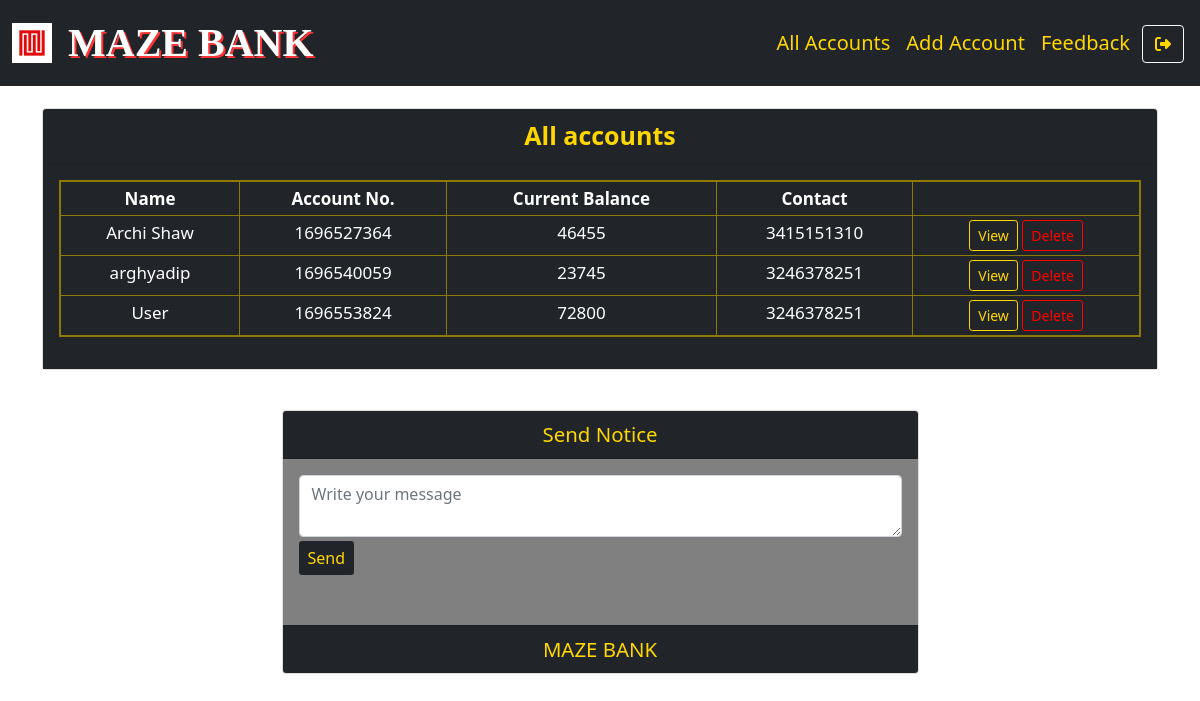
/mallaccounts.php (signed in), run on the app's committed database.
### tables this page shows
CREATE TABLE `users` (
  `email` varchar(100) NOT NULL,
  `password` varchar(15) NOT NULL,
  `accountno` bigint(10) NOT NULL,
  `name` varchar(20) NOT NULL,
  `uid` varchar(20) NOT NULL,
  `gender` text NOT NULL,
  `phnno` bigint(10) NOT NULL,
  `address` varchar(1000) NOT NULL,
  `dob` date NOT NULL,
  `balance` bigint(10) NOT NULL DEFAULT 0
);

### mallaccounts.php (the view, shortened to what this page needs)
<?php
$conn = new mysqli("localhost", "root", "", "bank");
?>
<!DOCTYPE html>
<html lang="en">
<head>
    <link href="https://cdn.jsdelivr.net/npm/bootstrap@5.0.1/dist/css/bootstrap.min.css" rel="stylesheet">
</head>
<body>
    <body style="background: url(images/135.jpg); background-size: 100%;">
        <nav class="navbar navbar-expand-lg navbar-dark bg-dark fixed-top">
            <div class="container-fluid ">
            <img src="images/logo.jpg" style="height: 5vh;width: 5vh;"/><a class="navbar-brand " href="#" style="color: white; text-shadow: 2px 2px rgb(255, 51, 51); font-size: 40px; font-family: 'Times New Roman', Times, serif;margin-left: 2vh;font-weight:bold;">  MAZE BANK</a>
              <div class="collapse navbar-collapse " id="navbarSupportedContent">
                <ul class="navbar-nav ms-auto">
                  <li class="nav-item">
                      <a class="nav-link" href="#" style="font-size: 20px;color:gold">All Accounts</a>
                  </li>
                  <li class="nav-item">
                    <a class="nav-link" href="mregistration.php" style="font-size: 20px;color:gold">Add Account</a>
                  </li>
                  <li class="nav-item">
                    <a class="nav-link" href="mfeedback.php" style="font-size: 20px;color:gold">Feedback</a>
                  </li>
                    <form class="form-inline my-2 my-lg-0">
                        <a href="logout.php" data-toggle="tooltip" title="Logout" class="btn btn-outline-light mx-1" style="margin-top: 5px;color:gold"><i class="fa-solid fa-right-from-bracket"></i></a>
                    </form>
                </ul>
              </div>
            </div>
          </nav><br><br>
          <div class="container" style="margin-top: 60px;font-size: 17px;">
            <div class="card w-100 text-center">
              <div class="card-header bg-dark" style="color: gold; font-weight:bold; font-size:25px">
                All accounts
              </div>
              <div class="card-body bg-dark">
               <table class="table table-bordered table-sm bg-dark" style="border:2px solid rgb(140, 122, 1);color:white">
              <thead>
                <tr>
                  <th scope="col">Name</th>
                  <th scope="col">Account No.</th>
                  <th scope="col">Current Balance</th>
                  <th scope="col">Contact</th>
                </tr>
              </thead>
              <tbody>
                <?php
                $result = $conn->query("select * from users");
              if($result->num_rows>0){
                while($data = $result->fetch_assoc()){
                ?>
                  <tr>
                    <td><?php echo $data['name']; ?></td>
                    <td><?php echo $data['accountno']; ?></td>
                    <td><?php echo $data['balance']; ?></td>
                    <td><?php echo $data['phnno']; ?></td>
                    <td>
                    <a href="show.php?id=<?php echo $data['email'] ?>" class='btn  btn-sm bg-dark' data-toggle='tooltip' title="View More info" style="color:gold;border:1px solid gold;" >View</a>
                    <a href="mallaccounts.php?delete=<?php echo $data['email'] ?>" class='btn  btn-sm bg-dark' data-toggle='tooltip' title="Delete this account" style="color: red;border:1px solid red;">Delete</a>
                  </td>
                  </tr>
                  <?php
                }
              }
              else{
                echo "No users registered.";
              }
               ?>
              </tbody>
            </table>
            </div>
            </div>
            <div class="container" style="font-size: larger; margin-top: 5vh;" >
            <div class="card  col-md-7 mx-auto">
            <div class="card-header text-center bg-dark" style="color: gold;">
              Send Notice
            </div>
            <div class="card-body" style="background-color: gray;">
                <form method="post">
                      <textarea class="form-control" name="msg" required placeholder="Write your message"></textarea>
                      <button type="submit" name="send" class="btn  btn-block btn-sm my-1 center bg-dark" style="font-size: medium;color:gold;">Send</button>
                </form>
              <br>
            </div>
            <div class="card-footer  bg-dark" style="text-align: center; color:gold">
             MAZE BANK
            </div>
            </div>
</body>
</html>

### data on the page
users: name "Archi Shaw", accountno "1696527364", balance "46455", phnno "3415151310"
users: name "arghyadip", accountno "1696540059", balance "23745", phnno "3246378251"
users: name "User", accountno "1696553824", balance "72800", phnno "3246378251"
